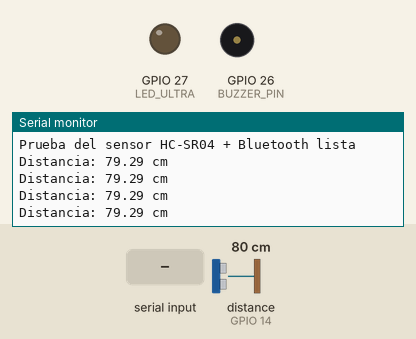
Simulated run of this sketch. Board: ESP32. Shown: output pins drawn as LEDs (lit = HIGH), buzzer (waves = sounding, pin HIGH), the last lines printed to the serial monitor. Wiring (inferred from the names in the program): ultrasonic range finder: trigger GPIO 13; echo GPIO 14. The test bench sets the inputs (shaded band); at power-on: distance to the obstacle (sensor on GPIO 14) 80 cm. The echo pulse lasts 58.3 µs per cm; nothing arrives over Bluetooth unless stated; pins used as bus, display or sensor lines are not drawn.

Above: at 1.2 s.
1.3 s: "C" received over the second serial link
At 1.74 s:
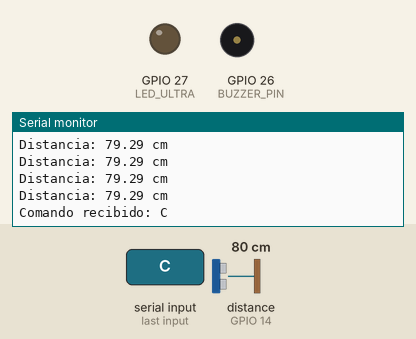
3.0 s: "D" received over the second serial link
At 3.27 s:
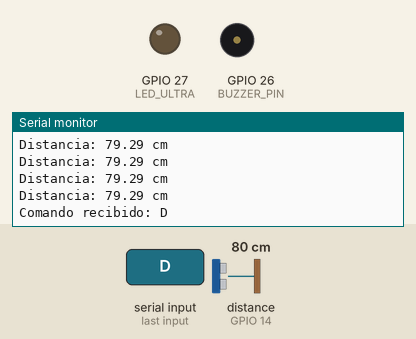
4.5 s: "1" received over the second serial link
At 4.79 s:
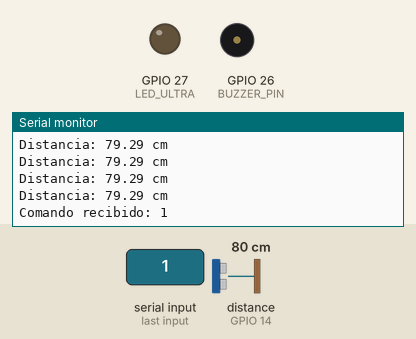

The sketch:

Sensor_UltraSonico_ESP_32.ino
```cpp
#include "BluetoothSerial.h"

BluetoothSerial SerialBT;

#define BUZZER_PIN 26
#define LED_ULTRA 27
#define TRIG_PIN 13
#define ECHO_PIN 14

long duracion;
float distancia;
const int DISTANCIA_UMBRAL = 30;  // cm

void setup() {
  Serial.begin(115200);
  SerialBT.begin("ESP32_Ultrasonico"); // Nombre del Bluetooth

  pinMode(TRIG_PIN, OUTPUT);
  pinMode(ECHO_PIN, INPUT);
  pinMode(BUZZER_PIN, OUTPUT);
  pinMode(LED_ULTRA, OUTPUT);

  digitalWrite(BUZZER_PIN, LOW);
  digitalWrite(LED_ULTRA, LOW);

  Serial.println("Prueba del sensor HC-SR04 + Bluetooth lista");
}

void loop() {
  // --- Medición del sensor ultrasónico ---
  digitalWrite(TRIG_PIN, LOW);
  delayMicroseconds(2);
  digitalWrite(TRIG_PIN, HIGH);
  delayMicroseconds(10);
  digitalWrite(TRIG_PIN, LOW);

  duracion = pulseIn(ECHO_PIN, HIGH, 30000);
  if (duracion == 0) {
    Serial.println("⚠️ No hay señal de retorno");
    delay(500);
    return;
  }

  distancia = duracion * 0.034 / 2;
  Serial.print("Distancia: ");
  Serial.print(distancia);
  Serial.println(" cm");

  // --- Control por Bluetooth ---
  if (SerialBT.available()) {
    char c = SerialBT.read();
    Serial.print("Comando recibido: ");
    Serial.println(c);

    switch (c) {
      case 'C':  // Detectar con LED
        if (distancia < DISTANCIA_UMBRAL) {
          digitalWrite(LED_ULTRA, HIGH);
        } else {
          digitalWrite(LED_ULTRA, LOW);
        }
        break;

      case 'D':  // Detectar con buzzer
        if (distancia < DISTANCIA_UMBRAL) {
          digitalWrite(BUZZER_PIN, HIGH);
        } else {
          digitalWrite(BUZZER_PIN, LOW);
        }
        break;
    }
  }

  delay(300);
}
```

Measured:
- after the input at 1.3 s, the serial monitor: prints a new line after 0.23 s (image 1)
- after the input at 3.0 s, the serial monitor: prints a new line after 0.06 s (image 2)
- after the input at 4.5 s, the serial monitor: prints a new line after 0.09 s (image 3)
